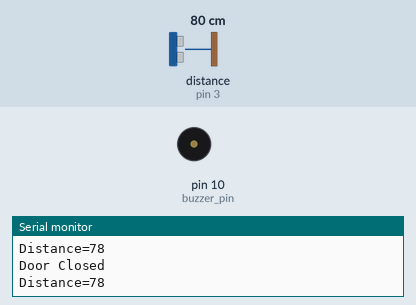
Bench run of a sketch on a simulated Arduino Uno, built with avr-gcc and run on an emulated ATmega328P. Parts: buzzer (waves = sounding, pin HIGH), the last lines printed to the serial monitor. Wiring (inferred from the names in the program): ultrasonic range finder: trigger pin 2; echo pin 3. Inputs (shaded band) come from the test bench; at power-on: distance to the obstacle (sensor on pin 3) 80 cm. The echo pulse lasts 58.3 µs per cm; pins used as bus, display or sensor lines are not drawn.

Above: at 1.3 s.
1.4 s: distance to the obstacle (sensor on pin 3) set to 13 cm
2.9 s: distance to the obstacle (sensor on pin 3) set to 10 cm
At 3.7 s:
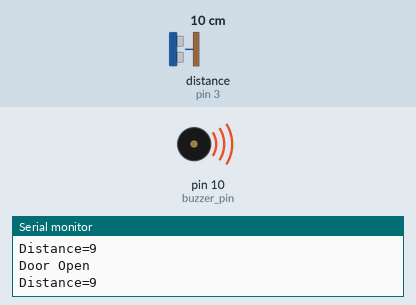
4.5 s: distance to the obstacle (sensor on pin 3) set to 18 cm
At 5.0 s:
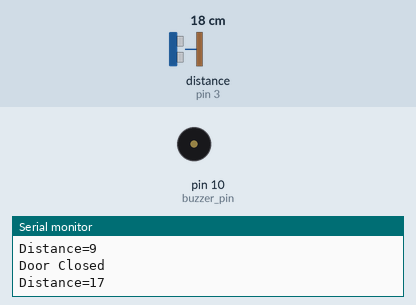
6.0 s: distance to the obstacle (sensor on pin 3) set to 2 cm
At 6.3 s:
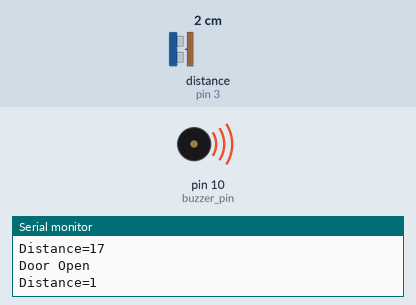
Timing chart, 0 to 8.5 s (numbered marks = the images above; inputs shaded):
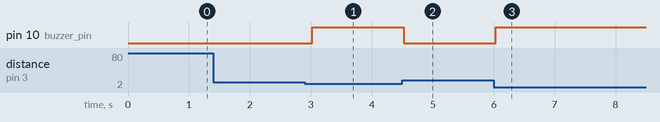

Measured:
- the behaviour switches between 12 and 11 cm on distance to the obstacle (sensor on pin 3) (found by bisection; images 0 and 1)
- after the input at 2.9 s, pin 10 (buzzer_pin): LOW → HIGH after 0.12 s
- after the input at 4.5 s, pin 10 (buzzer_pin): HIGH → LOW at once
- after the input at 6.0 s, pin 10 (buzzer_pin): LOW → HIGH at once

The sketch:

door_buzzer_using_ultrasonic_sensor1.ino
```cpp
int trig_pin = 2,echo_pin = 3,buzzer_pin = 10,time,distance;
void setup()
{
  Serial.begin(9600);
  pinMode (trig_pin, OUTPUT);
  pinMode (echo_pin, INPUT);
  pinMode (buzzer_pin, OUTPUT);
}
void loop()
{
  digitalWrite (trig_pin, HIGH);
  delayMicroseconds (10);
  digitalWrite (trig_pin, LOW);
  time = pulseIn (echo_pin, HIGH);
  distance = (time * 0.034)/2;

  if (distance <= 10)
  {
    Serial.println ("Door Open");
    Serial.print ("Distance=");
    Serial.println (distance);
    digitalWrite (buzzer_pin, HIGH);
    delay (500);
  }
  else
  {
    Serial.println ("Door Closed");
    Serial.print ("Distance=");
    Serial.println (distance);
    digitalWrite (buzzer_pin, LOW);
    delay (500);
  }
}
```
